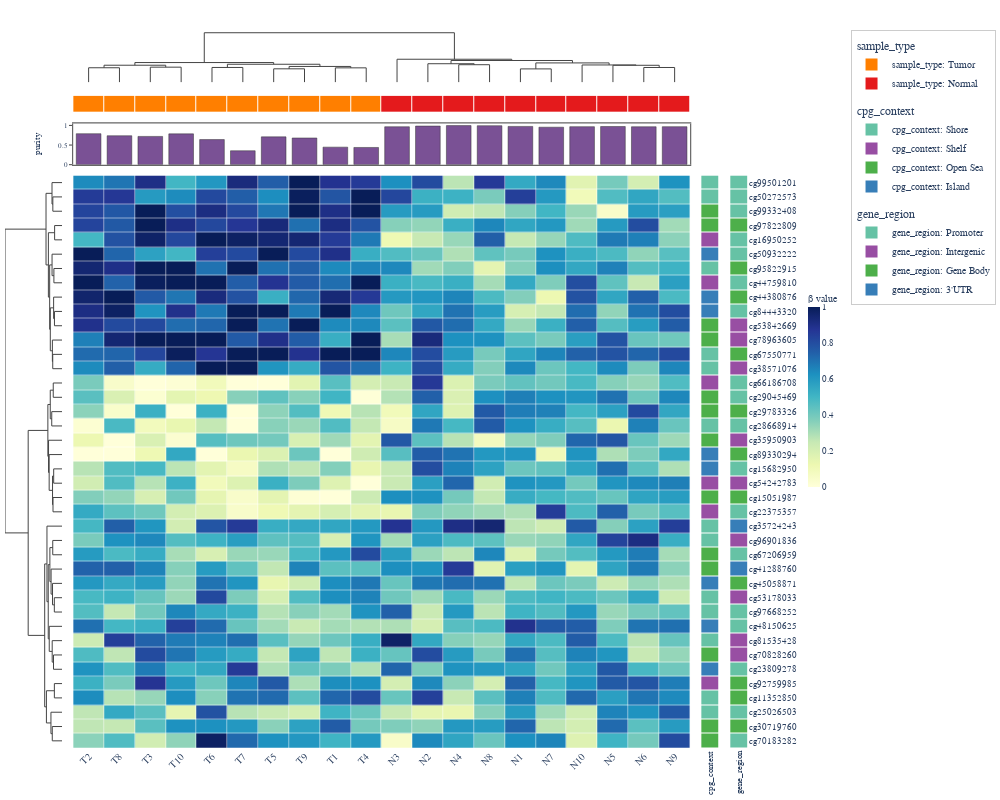

Write notebook code for a chart like this one.
### Code cell
# ---------- 2. DNA Methylation (Epigenomics) ----------
#
# CpG methylation beta values (0 = unmethylated, 1 = fully methylated).
# Simulates differentially methylated regions in cancer.
# Sequential colorscale (YlGnBu) appropriate for 0–1 bounded data.

rng2 = np.random.default_rng(2025)

n_cpg = 40
n_meth_samples = 20

# CpG probe names (Illumina 450K style)
cpg_ids = [f"cg{rng2.integers(10000000, 99999999)}" for _ in range(n_cpg)]

# Sample layout: 10 Normal, 10 Tumor
sample_type = ["Normal"] * 10 + ["Tumor"] * 10
sample_names = [f"N{i+1}" for i in range(10)] + [f"T{i+1}" for i in range(10)]

# CpG context: Island, Shore, Shelf, Open Sea
cpg_context = rng2.choice(["Island", "Shore", "Shelf", "Open Sea"],
                          size=n_cpg, p=[0.35, 0.25, 0.2, 0.2])

# Gene region context
gene_region = rng2.choice(["Promoter", "Gene Body", "3'UTR", "Intergenic"],
                          size=n_cpg, p=[0.4, 0.3, 0.1, 0.2])

# Beta values: baseline around 0.3–0.7, with hyper/hypo-methylation in tumor
beta = rng2.beta(3, 3, size=(n_cpg, n_meth_samples))
# Hypermethylation in tumor for island CpGs (rows 0–14)
beta[:14, 10:] = np.clip(beta[:14, 10:] + 0.35, 0, 1)
# Hypomethylation in tumor for open-sea CpGs (rows 30–39)
beta[30:, 10:] = np.clip(beta[30:, 10:] - 0.30, 0, 1)

df_meth = pd.DataFrame(beta, index=cpg_ids, columns=sample_names)

top_ha2 = HeatmapAnnotation(
    sample_type=sample_type,
    purity={"values": np.concatenate([rng2.uniform(0.95, 1.0, 10),
                                      rng2.uniform(0.3, 0.9, 10)]),
            "type": "bar", "color": "#7A5195"},
)
right_ha2 = HeatmapAnnotation(
    cpg_context=cpg_context.tolist(),
    gene_region=gene_region.tolist(),
    which="row",
)

hm2 = ComplexHeatmap(
    df_meth,
    top_annotation=top_ha2,
    right_annotation=right_ha2,
    colorscale="YlGnBu",
    normalize="none",
    name="\u03b2 value",
    cluster_metric="euclidean",
    width=1000,
    height=800,
)
hm2.to_plotly()

### Figure 1 — Plotly figure (JSON) as saved in the notebook; plotly's stock layout.template omitted (floating-point values rounded to 4 significant figures; data arrays with more than 128 entries replaced by an {"elided": "..."} marker saying what was removed)
{"data": [{"colorbar": {"len": 0.3, "outlinewidth": 0, "thickness": 12, "tickfont": {"family": "Arial, Helvetica, sans-serif", "size": 9}, "title": {"font": {"family": "Arial, Helvetica, sans-serif", "size": 10}, "text": "β value"}, "x": 1.075, "xpad": 4, "y": 0.5}, "colorscale": [[0.0, "rgb(255,255,217)"], [0.125, "rgb(237,248,177)"], [0.25, "rgb(199,233,180)"], [0.375, "rgb(127,205,187)"], [0.5, "rgb(65,182,196)"], [0.625, "rgb(29,145,192)"], [0.75, "rgb(34,94,168)"], [0.875, "rgb(37,52,148)"], [1.0, "rgb(8,29,88)"]], "customdata": {"elided": "40x20x2 str values"}, "hovertemplate": "row: %{customdata[0]}<br>col: %{customdata[1]}<br>value: %{z:.3f}<extra></extra>", "type": "heatmap", "x": [0.0, 1.0, 2.0, 3.0, 4.0, 5.0, 6.0, 7.0, 8.0, 9.0, 10.0, 11.0, 12.0, 13.0, 14.0, 15.0, 16.0, 17.0, 18.0, 19.0], "xaxis": "x5", "xgap": 0.5, "y": [0.0, 1.0, 2.0, 3.0, 4.0, 5.0, 6.0, 7.0, 8.0, 9.0, 10.0, 11.0, 12.0, 13.0, 14.0, 15.0, 16.0, 17.0, 18.0, 19.0, 20.0, 21.0, 22.0, 23.0, 24.0, 25.0, 26.0, 27.0, 28.0, 29.0, 30.0, 31.0, 32.0, 33.0, 34.0, 35.0, 36.0, 37.0, 38.0, 39.0], "yaxis": "y5", "ygap": 0.5, "z": {"elided": "40x20 float values"}}, {"hoverinfo": "none", "line": {"color": "#444444", "width": 1.0}, "mode": "lines", "showlegend": false, "type": "scatter", "x": [0.0, 0.0, 1.0, 1.0], "xaxis": "x", "y": [0.0, 1.363, 1.363, 0.0], "yaxis": "y"}, {"hoverinfo": "none", "line": {"color": "#444444", "width": 1.0}, "mode": "lines", "showlegend": false, "type": "scatter", "x": [2.0, 2.0, 3.0, 3.0], "xaxis": "x", "y": [0.0, 1.419, 1.419, 0.0], "yaxis": "y"}, {"hoverinfo": "none", "line": {"color": "#444444", "width": 1.0}, "mode": "lines", "showlegend": false, "type": "scatter", "x": [0.5, 0.5, 2.5, 2.5], "xaxis": "x", "y": [1.363, 1.603, 1.603, 1.419], "yaxis": "y"}, {"hoverinfo": "none", "line": {"color": "#444444", "width": 1.0}, "mode": "lines", "showlegend": false, "type": "scatter", "x": [4.0, 4.0, 5.0, 5.0], "xaxis": "x", "y": [0.0, 1.39, 1.39, 0.0], "yaxis": "y"}, {"hoverinfo": "none", "line": {"color": "#444444", "width": 1.0}, "mode": "lines", "showlegend": false, "type": "scatter", "x": [6.0, 6.0, 7.0, 7.0], "xaxis": "x", "y": [0.0, 1.261, 1.261, 0.0], "yaxis": "y"}, {"hoverinfo": "none", "line": {"color": "#444444", "width": 1.0}, "mode": "lines", "showlegend": false, "type": "scatter", "x": [8.0, 8.0, 9.0, 9.0], "xaxis": "x", "y": [0.0, 1.354, 1.354, 0.0], "yaxis": "y"}, {"hoverinfo": "none", "line": {"color": "#444444", "width": 1.0}, "mode": "lines", "showlegend": false, "type": "scatter", "x": [6.5, 6.5, 8.5, 8.5], "xaxis": "x", "y": [1.261, 1.487, 1.487, 1.354], "yaxis": "y"}, {"hoverinfo": "none", "line": {"color": "#444444", "width": 1.0}, "mode": "lines", "showlegend": false, "type": "scatter", "x": [4.5, 4.5, 7.5, 7.5], "xaxis": "x", "y": [1.39, 1.694, 1.694, 1.487], "yaxis": "y"}, {"hoverinfo": "none", "line": {"color": "#444444", "width": 1.0}, "mode": "lines", "showlegend": false, "type": "scatter", "x": [1.5, 1.5, 6.0, 6.0], "xaxis": "x", "y": [1.603, 1.855, 1.855, 1.694], "yaxis": "y"}, {"hoverinfo": "none", "line": {"color": "#444444", "width": 1.0}, "mode": "lines", "showlegend": false, "type": "scatter", "x": [12.0, 12.0, 13.0, 13.0], "xaxis": "x", "y": [0.0, 1.651, 1.651, 0.0], "yaxis": "y"}, {"hoverinfo": "none", "line": {"color": "#444444", "width": 1.0}, "mode": "lines", "showlegend": false, "type": "scatter", "x": [11.0, 11.0, 12.5, 12.5], "xaxis": "x", "y": [0.0, 1.744, 1.744, 1.651], "yaxis": "y"}, {"hoverinfo": "none", "line": {"color": "#444444", "width": 1.0}, "mode": "lines", "showlegend": false, "type": "scatter", "x": [14.0, 14.0, 15.0, 15.0], "xaxis": "x", "y": [0.0, 1.254, 1.254, 0.0], "yaxis": "y"}, {"hoverinfo": "none", "line": {"color": "#444444", "width": 1.0}, "mode": "lines", "showlegend": false, "type": "scatter", "x": [18.0, 18.0, 19.0, 19.0], "xaxis": "x", "y": [0.0, 1.388, 1.388, 0.0], "yaxis": "y"}, {"hoverinfo": "none", "line": {"color": "#444444", "width": 1.0}, "mode": "lines", "showlegend": false, "type": "scatter", "x": [17.0, 17.0, 18.5, 18.5], "xaxis": "x", "y": [0.0, 1.597, 1.597, 1.388], "yaxis": "y"}, {"hoverinfo": "none", "line": {"color": "#444444", "width": 1.0}, "mode": "lines", "showlegend": false, "type": "scatter", "x": [16.0, 16.0, 17.75, 17.75], "xaxis": "x", "y": [0.0, 1.628, 1.628, 1.597], "yaxis": "y"}, {"hoverinfo": "none", "line": {"color": "#444444", "width": 1.0}, "mode": "lines", "showlegend": false, "type": "scatter", "x": [14.5, 14.5, 16.88, 16.88], "xaxis": "x", "y": [1.254, 1.821, 1.821, 1.628], "yaxis": "y"}, {"hoverinfo": "none", "line": {"color": "#444444", "width": 1.0}, "mode": "lines", "showlegend": false, "type": "scatter", "x": [11.75, 11.75, 15.69, 15.69], "xaxis": "x", "y": [1.744, 2.052, 2.052, 1.821], "yaxis": "y"}, {"hoverinfo": "none", "line": {"color": "#444444", "width": 1.0}, "mode": "lines", "showlegend": false, "type": "scatter", "x": [10.0, 10.0, 13.72, 13.72], "xaxis": "x", "y": [0.0, 2.17, 2.17, 2.052], "yaxis": "y"}, {"hoverinfo": "none", "line": {"color": "#444444", "width": 1.0}, "mode": "lines", "showlegend": false, "type": "scatter", "x": [3.75, 3.75, 11.86, 11.86], "xaxis": "x", "y": [1.855, 4.685, 4.685, 2.17], "yaxis": "y"}, {"hoverinfo": "none", "line": {"color": "#444444", "width": 1.0}, "mode": "lines", "showlegend": false, "type": "scatter", "x": [-0.0, -0.9336, -0.9336, -0.0], "xaxis": "x4", "y": [1.0, 1.0, 2.0, 2.0], "yaxis": "y4"}, {"hoverinfo": "none", "line": {"color": "#444444", "width": 1.0}, "mode": "lines", "showlegend": false, "type": "scatter", "x": [-0.0, -1.017, -1.017, -0.9336], "xaxis": "x4", "y": [0.0, 0.0, 1.5, 1.5], "yaxis": "y4"}, {"hoverinfo": "none", "line": {"color": "#444444", "width": 1.0}, "mode": "lines", "showlegend": false, "type": "scatter", "x": [-0.0, -0.7529, -0.7529, -0.0], "xaxis": "x4", "y": [3.0, 3.0, 4.0, 4.0], "yaxis": "y4"}, {"hoverinfo": "none", "line": {"color": "#444444", "width": 1.0}, "mode": "lines", "showlegend": false, "type": "scatter", "x": [-0.0, -0.8255, -0.8255, -0.0], "xaxis": "x4", "y": [6.0, 6.0, 7.0, 7.0], "yaxis": "y4"}, {"hoverinfo": "none", "line": {"color": "#444444", "width": 1.0}, "mode": "lines", "showlegend": false, "type": "scatter", "x": [-0.0, -1.012, -1.012, -0.8255], "xaxis": "x4", "y": [5.0, 5.0, 6.5, 6.5], "yaxis": "y4"}, {"hoverinfo": "none", "line": {"color": "#444444", "width": 1.0}, "mode": "lines", "showlegend": false, "type": "scatter", "x": [-0.0, -0.7686, -0.7686, -0.0], "xaxis": "x4", "y": [9.0, 9.0, 10.0, 10.0], "yaxis": "y4"}, {"hoverinfo": "none", "line": {"color": "#444444", "width": 1.0}, "mode": "lines", "showlegend": false, "type": "scatter", "x": [-0.0, -0.855, -0.855, -0.7686], "xaxis": "x4", "y": [8.0, 8.0, 9.5, 9.5], "yaxis": "y4"}, {"hoverinfo": "none", "line": {"color": "#444444", "width": 1.0}, "mode": "lines", "showlegend": false, "type": "scatter", "x": [-0.0, -0.9435, -0.9435, -0.0], "xaxis": "x4", "y": [12.0, 12.0, 13.0, 13.0], "yaxis": "y4"}, {"hoverinfo": "none", "line": {"color": "#444444", "width": 1.0}, "mode": "lines", "showlegend": false, "type": "scatter", "x": [-0.0, -0.9791, -0.9791, -0.9435], "xaxis": "x4", "y": [11.0, 11.0, 12.5, 12.5], "yaxis": "y4"}, {"hoverinfo": "none", "line": {"color": "#444444", "width": 1.0}, "mode": "lines", "showlegend": false, "type": "scatter", "x": [-0.855, -1.19, -1.19, -0.9791], "xaxis": "x4", "y": [8.75, 8.75, 11.75, 11.75], "yaxis": "y4"}, {"hoverinfo": "none", "line": {"color": "#444444", "width": 1.0}, "mode": "lines", "showlegend": false, "type": "scatter", "x": [-1.012, -1.255, -1.255, -1.19], "xaxis": "x4", "y": [5.75, 5.75, 10.25, 10.25], "yaxis": "y4"}, {"hoverinfo": "none", "line": {"color": "#444444", "width": 1.0}, "mode": "lines", "showlegend": false, "type": "scatter", "x": [-0.7529, -1.385, -1.385, -1.255], "xaxis": "x4", "y": [3.5, 3.5, 8.0, 8.0], "yaxis": "y4"}, {"hoverinfo": "none", "line": {"color": "#444444", "width": 1.0}, "mode": "lines", "showlegend": false, "type": "scatter", "x": [-1.017, -1.624, -1.624, -1.385], "xaxis": "x4", "y": [0.75, 0.75, 5.75, 5.75], "yaxis": "y4"}, {"hoverinfo": "none", "line": {"color": "#444444", "width": 1.0}, "mode": "lines", "showlegend": false, "type": "scatter", "x": [-0.0, -0.8924, -0.8924, -0.0], "xaxis": "x4", "y": [14.0, 14.0, 15.0, 15.0], "yaxis": "y4"}, {"hoverinfo": "none", "line": {"color": "#444444", "width": 1.0}, "mode": "lines", "showlegend": false, "type": "scatter", "x": [-0.0, -1.044, -1.044, -0.0], "xaxis": "x4", "y": [16.0, 16.0, 17.0, 17.0], "yaxis": "y4"}, {"hoverinfo": "none", "line": {"color": "#444444", "width": 1.0}, "mode": "lines", "showlegend": false, "type": "scatter", "x": [-0.8924, -1.195, -1.195, -1.044], "xaxis": "x4", "y": [14.5, 14.5, 16.5, 16.5], "yaxis": "y4"}, {"hoverinfo": "none", "line": {"color": "#444444", "width": 1.0}, "mode": "lines", "showlegend": false, "type": "scatter", "x": [-0.0, -0.8476, -0.8476, -0.0], "xaxis": "x4", "y": [20.0, 20.0, 21.0, 21.0], "yaxis": "y4"}, {"hoverinfo": "none", "line": {"color": "#444444", "width": 1.0}, "mode": "lines", "showlegend": false, "type": "scatter", "x": [-0.0, -0.9157, -0.9157, -0.0], "xaxis": "x4", "y": [22.0, 22.0, 23.0, 23.0], "yaxis": "y4"}, {"hoverinfo": "none", "line": {"color": "#444444", "width": 1.0}, "mode": "lines", "showlegend": false, "type": "scatter", "x": [-0.8476, -0.9632, -0.9632, -0.9157], "xaxis": "x4", "y": [20.5, 20.5, 22.5, 22.5], "yaxis": "y4"}, {"hoverinfo": "none", "line": {"color": "#444444", "width": 1.0}, "mode": "lines", "showlegend": false, "type": "scatter", "x": [-0.0, -1.306, -1.306, -0.9632], "xaxis": "x4", "y": [19.0, 19.0, 21.5, 21.5], "yaxis": "y4"}, {"hoverinfo": "none", "line": {"color": "#444444", "width": 1.0}, "mode": "lines", "showlegend": false, "type": "scatter", "x": [-0.0, -1.368, -1.368, -1.306], "xaxis": "x4", "y": [18.0, 18.0, 20.25, 20.25], "yaxis": "y4"}, {"hoverinfo": "none", "line": {"color": "#444444", "width": 1.0}, "mode": "lines", "showlegend": false, "type": "scatter", "x": [-1.195, -1.437, -1.437, -1.368], "xaxis": "x4", "y": [15.5, 15.5, 19.12, 19.12], "yaxis": "y4"}, {"hoverinfo": "none", "line": {"color": "#444444", "width": 1.0}, "mode": "lines", "showlegend": false, "type": "scatter", "x": [-0.0, -0.9426, -0.9426, -0.0], "xaxis": "x4", "y": [25.0, 25.0, 26.0, 26.0], "yaxis": "y4"}, {"hoverinfo": "none", "line": {"color": "#444444", "width": 1.0}, "mode": "lines", "showlegend": false, "type": "scatter", "x": [-0.0, -0.7806, -0.7806, -0.0], "xaxis": "x4", "y": [29.0, 29.0, 30.0, 30.0], "yaxis": "y4"}, {"hoverinfo": "none", "line": {"color": "#444444", "width": 1.0}, "mode": "lines", "showlegend": false, "type": "scatter", "x": [-0.0, -0.9658, -0.9658, -0.7806], "xaxis": "x4", "y": [28.0, 28.0, 29.5, 29.5], "yaxis": "y4"}, {"hoverinfo": "none", "line": {"color": "#444444", "width": 1.0}, "mode": "lines", "showlegend": false, "type": "scatter", "x": [-0.0, -1.11, -1.11, -0.9658], "xaxis": "x4", "y": [27.0, 27.0, 28.75, 28.75], "yaxis": "y4"}, {"hoverinfo": "none", "line": {"color": "#444444", "width": 1.0}, "mode": "lines", "showlegend": false, "type": "scatter", "x": [-0.9426, -1.232, -1.232, -1.11], "xaxis": "x4", "y": [25.5, 25.5, 27.88, 27.88], "yaxis": "y4"}, {"hoverinfo": "none", "line": {"color": "#444444", "width": 1.0}, "mode": "lines", "showlegend": false, "type": "scatter", "x": [-0.0, -0.8662, -0.8662, -0.0], "xaxis": "x4", "y": [33.0, 33.0, 34.0, 34.0], "yaxis": "y4"}, {"hoverinfo": "none", "line": {"color": "#444444", "width": 1.0}, "mode": "lines", "showlegend": false, "type": "scatter", "x": [-0.0, -0.9982, -0.9982, -0.8662], "xaxis": "x4", "y": [32.0, 32.0, 33.5, 33.5], "yaxis": "y4"}, {"hoverinfo": "none", "line": {"color": "#444444", "width": 1.0}, "mode": "lines", "showlegend": false, "type": "scatter", "x": [-0.0, -1.298, -1.298, -0.9982], "xaxis": "x4", "y": [31.0, 31.0, 32.75, 32.75], "yaxis": "y4"}, {"hoverinfo": "none", "line": {"color": "#444444", "width": 1.0}, "mode": "lines", "showlegend": false, "type": "scatter", "x": [-1.232, -1.398, -1.398, -1.298], "xaxis": "x4", "y": [26.69, 26.69, 31.88, 31.88], "yaxis": "y4"}, {"hoverinfo": "none", "line": {"color": "#444444", "width": 1.0}, "mode": "lines", "showlegend": false, "type": "scatter", "x": [-0.0, -1.528, -1.528, -1.398], "xaxis": "x4", "y": [24.0, 24.0, 29.28, 29.28], "yaxis": "y4"}, {"hoverinfo": "none", "line": {"color": "#444444", "width": 1.0}, "mode": "lines", "showlegend": false, "type": "scatter", "x": [-0.0, -0.7794, -0.7794, -0.0], "xaxis": "x4", "y": [35.0, 35.0, 36.0, 36.0], "yaxis": "y4"}, {"hoverinfo": "none", "line": {"color": "#444444", "width": 1.0}, "mode": "lines", "showlegend": false, "type": "scatter", "x": [-0.0, -0.9895, -0.9895, -0.0], "xaxis": "x4", "y": [38.0, 38.0, 39.0, 39.0], "yaxis": "y4"}, {"hoverinfo": "none", "line": {"color": "#444444", "width": 1.0}, "mode": "lines", "showlegend": false, "type": "scatter", "x": [-0.0, -1.125, -1.125, -0.9895], "xaxis": "x4", "y": [37.0, 37.0, 38.5, 38.5], "yaxis": "y4"}, {"hoverinfo": "none", "line": {"color": "#444444", "width": 1.0}, "mode": "lines", "showlegend": false, "type": "scatter", "x": [-0.7794, -1.584, -1.584, -1.125], "xaxis": "x4", "y": [35.5, 35.5, 37.75, 37.75], "yaxis": "y4"}, {"hoverinfo": "none", "line": {"color": "#444444", "width": 1.0}, "mode": "lines", "showlegend": false, "type": "scatter", "x": [-1.528, -1.757, -1.757, -1.584], "xaxis": "x4", "y": [26.64, 26.64, 36.62, 36.62], "yaxis": "y4"}, {"hoverinfo": "none", "line": {"color": "#444444", "width": 1.0}, "mode": "lines", "showlegend": false, "type": "scatter", "x": [-1.437, -3.431, -3.431, -1.757], "xaxis": "x4", "y": [17.31, 17.31, 31.63, 31.63], "yaxis": "y4"}, {"hoverinfo": "none", "line": {"color": "#444444", "width": 1.0}, "mode": "lines", "showlegend": false, "type": "scatter", "x": [-1.624, -5.779, -5.779, -3.431], "xaxis": "x4", "y": [3.25, 3.25, 24.47, 24.47], "yaxis": "y4"}, {"colorscale": [[0.0, "#E41A1C"], [0.5, "#E41A1C"], [0.5, "#FF7F00"], [1.0, "#FF7F00"]], "customdata": [["Tumor", "Tumor", "Tumor", "Tumor", "Tumor", "Tumor", "Tumor", "Tumor", "Tumor", "Tumor", "Normal", "Normal", "Normal", "Normal", "Normal", "Normal", "Normal", "Normal", "Normal", "Normal"]], "hovertemplate": "sample_type: %{customdata}<extra></extra>", "showscale": false, "type": "heatmap", "x": [0.0, 1.0, 2.0, 3.0, 4.0, 5.0, 6.0, 7.0, 8.0, 9.0, 10.0, 11.0, 12.0, 13.0, 14.0, 15.0, 16.0, 17.0, 18.0, 19.0], "xaxis": "x2", "xgap": 1, "y": ["sample_type"], "yaxis": "y2", "ygap": 1, "z": [[1, 1, 1, 1, 1, 1, 1, 1, 1, 1, 0, 0, 0, 0, 0, 0, 0, 0, 0, 0]], "zmax": 1.5, "zmin": -0.5}, {"hovertemplate": "purity: %{y:.2f}<extra></extra>", "marker": {"color": "#7A5195", "line": {"color": "#333333", "width": 0.5}}, "name": "purity", "showlegend": false, "type": "bar", "x": [0.0, 1.0, 2.0, 3.0, 4.0, 5.0, 6.0, 7.0, 8.0, 9.0, 10.0, 11.0, 12.0, 13.0, 14.0, 15.0, 16.0, 17.0, 18.0, 19.0], "xaxis": "x3", "y": [0.7886, 0.7371, 0.72, 0.7851, 0.6397, 0.3545, 0.7086, 0.6799, 0.4469, 0.4385, 0.9661, 0.9838, 0.9956, 0.9928, 0.9747, 0.9547, 0.968, 0.972, 0.9662, 0.9677], "yaxis": "y3"}, {"colorscale": [[0.0, "#377EB8"], [0.25, "#377EB8"], [0.25, "#4DAF4A"], [0.5, "#4DAF4A"], [0.5, "#984EA3"], [0.75, "#984EA3"], [0.75, "#66C2A5"], [1.0, "#66C2A5"]], "customdata": [["Shore"], ["Shore"], ["Open Sea"], ["Open Sea"], ["Shelf"], ["Island"], ["Shore"], ["Shelf"], ["Island"], ["Island"], ["Open Sea"], ["Open Sea"], ["Shore"], ["Shore"], ["Shelf"], ["Open Sea"], ["Open Sea"], ["Shore"], ["Open Sea"], ["Island"], ["Island"], ["Shelf"], ["Open Sea"], ["Shelf"], ["Shore"], ["Shore"], ["Open Sea"], ["Open Sea"], ["Island"], ["Shore"], ["Shore"], ["Island"], ["Shore"], ["Open Sea"], ["Island"], ["Shelf"], ["Shore"], ["Shore"], ["Open Sea"], ["Open Sea"]], "hovertemplate": "cpg_context: %{customdata}<extra></extra>", "showscale": false, "type": "heatmap", "x": ["cpg_context"], "xaxis": "x6", "xgap": 1, "y": [0.0, 1.0, 2.0, 3.0, 4.0, 5.0, 6.0, 7.0, 8.0, 9.0, 10.0, 11.0, 12.0, 13.0, 14.0, 15.0, 16.0, 17.0, 18.0, 19.0, 20.0, 21.0, 22.0, 23.0, 24.0, 25.0, 26.0, 27.0, 28.0, 29.0, 30.0, 31.0, 32.0, 33.0, 34.0, 35.0, 36.0, 37.0, 38.0, 39.0], "yaxis": "y6", "ygap": 1, "z": [[3], [3], [1], [1], [2], [0], [3], [2], [0], [0], [1], [1], [3], [3], [2], [1], [1], [3], [1], [0], [0], [2], [1], [2], [3], [3], [1], [1], [0], [3], [3], [0], [3], [1], [0], [2], [3], [3], [1], [1]], "zmax": 3.5, "zmin": -0.5}, {"colorscale": [[0.0, "#377EB8"], [0.25, "#377EB8"], [0.25, "#4DAF4A"], [0.5, "#4DAF4A"], [0.5, "#984EA3"], [0.75, "#984EA3"], [0.75, "#66C2A5"], [1.0, "#66C2A5"]], "customdata": [["Promoter"], ["Promoter"], ["Promoter"], ["Gene Body"], ["Promoter"], ["Promoter"], ["Gene Body"], ["Promoter"], ["Gene Body"], ["Promoter"], ["Intergenic"], ["Intergenic"], ["Gene Body"], ["Intergenic"], ["Promoter"], ["Promoter"], ["Gene Body"], ["Promoter"], ["Intergenic"], ["Gene Body"], ["Promoter"], ["Intergenic"], ["Gene Body"], ["Promoter"], ["3'UTR"], ["Intergenic"], ["Promoter"], ["3'UTR"], ["Gene Body"], ["Intergenic"], ["Promoter"], ["Promoter"], ["Intergenic"], ["Intergenic"], ["Promoter"], ["Gene Body"], ["Gene Body"], ["Promoter"], ["Gene Body"], ["Promoter"]], "hovertemplate": "gene_region: %{customdata}<extra></extra>", "showscale": false, "type": "heatmap", "x": ["gene_region"], "xaxis": "x7", "xgap": 1, "y": [0.0, 1.0, 2.0, 3.0, 4.0, 5.0, 6.0, 7.0, 8.0, 9.0, 10.0, 11.0, 12.0, 13.0, 14.0, 15.0, 16.0, 17.0, 18.0, 19.0, 20.0, 21.0, 22.0, 23.0, 24.0, 25.0, 26.0, 27.0, 28.0, 29.0, 30.0, 31.0, 32.0, 33.0, 34.0, 35.0, 36.0, 37.0, 38.0, 39.0], "yaxis": "y7", "ygap": 1, "z": [[3], [3], [3], [1], [3], [3], [1], [3], [1], [3], [2], [2], [1], [2], [3], [3], [1], [3], [2], [1], [3], [2], [1], [3], [0], [2], [3], [0], [1], [2], [3], [3], [2], [2], [3], [1], [1], [3], [1], [3]], "zmax": 3.5, "zmin": -0.5}, {"legendgroup": "sample_type", "legendgrouptitle": {"text": "sample_type"}, "marker": {"color": "#E41A1C", "size": 10, "symbol": "square"}, "mode": "markers", "name": "sample_type: Normal", "showlegend": true, "type": "scatter", "x": [null], "y": [null]}, {"legendgroup": "sample_type", "legendgrouptitle": {"text": "sample_type"}, "marker": {"color": "#FF7F00", "size": 10, "symbol": "square"}, "mode": "markers", "name": "sample_type: Tumor", "showlegend": true, "type": "scatter", "x": [null], "y": [null]}, {"legendgroup": "cpg_context", "legendgrouptitle": {"text": "cpg_context"}, "marker": {"color": "#377EB8", "size": 10, "symbol": "square"}, "mode": "markers", "name": "cpg_context: Island", "showlegend": true, "type": "scatter", "x": [null], "y": [null]}, {"legendgroup": "cpg_context", "legendgrouptitle": {"text": "cpg_context"}, "marker": {"color": "#4DAF4A", "size": 10, "symbol": "square"}, "mode": "markers", "name": "cpg_context: Open Sea", "showlegend": true, "type": "scatter", "x": [null], "y": [null]}, {"legendgroup": "cpg_context", "legendgrouptitle": {"text": "cpg_context"}, "marker": {"color": "#984EA3", "size": 10, "symbol": "square"}, "mode": "markers", "name": "cpg_context: Shelf", "showlegend": true, "type": "scatter", "x": [null], "y": [null]}, {"legendgroup": "cpg_context", "legendgrouptitle": {"text": "cpg_context"}, "marker": {"color": "#66C2A5", "size": 10, "symbol": "square"}, "mode": "markers", "name": "cpg_context: Shore", "showlegend": true, "type": "scatter", "x": [null], "y": [null]}, {"legendgroup": "gene_region", "legendgrouptitle": {"text": "gene_region"}, "marker": {"color": "#377EB8", "size": 10, "symbol": "square"}, "mode": "markers", "name": "gene_region: 3'UTR", "showlegend": true, "type": "scatter", "x": [null], "y": [null]}, {"legendgroup": "gene_region", "legendgrouptitle": {"text": "gene_region"}, "marker": {"color": "#4DAF4A", "size": 10, "symbol": "square"}, "mode": "markers", "name": "gene_region: Gene Body", "showlegend": true, "type": "scatter", "x": [null], "y": [null]}, {"legendgroup": "gene_region", "legendgrouptitle": {"text": "gene_region"}, "marker": {"color": "#984EA3", "size": 10, "symbol": "square"}, "mode": "markers", "name": "gene_region: Intergenic", "showlegend": true, "type": "scatter", "x": [null], "y": [null]}, {"legendgroup": "gene_region", "legendgrouptitle": {"text": "gene_region"}, "marker": {"color": "#66C2A5", "size": 10, "symbol": "square"}, "mode": "markers", "name": "gene_region: Promoter", "showlegend": true, "type": "scatter", "x": [null], "y": [null]}], "layout": {"barmode": "stack", "font": {"family": "Arial, Helvetica, sans-serif", "size": 11}, "height": 800, "legend": {"bgcolor": "rgba(255,255,255,0.8)", "bordercolor": "#cccccc", "borderwidth": 1, "font": {"family": "Arial, Helvetica, sans-serif", "size": 10}, "itemsizing": "constant", "tracegroupgap": 8, "x": 1.138, "xanchor": "left", "y": 1.0, "yanchor": "top"}, "margin": {"b": 5, "l": 5, "r": 250, "t": 30}, "paper_bgcolor": "white", "plot_bgcolor": "rgba(0,0,0,0)", "width": 1000, "xaxis": {"anchor": "y", "domain": [0.09178, 0.922], "matches": "x5", "showgrid": false, "showline": false, "showticklabels": false, "zeroline": false}, "xaxis2": {"anchor": "y2", "domain": [0.09178, 0.922], "matches": "x5", "showgrid": false, "showline": false, "showticklabels": false, "zeroline": false}, "xaxis3": {"anchor": "y3", "domain": [0.09178, 0.922], "linecolor": "#666666", "linewidth": 1.2, "matches": "x5", "mirror": true, "showgrid": false, "showline": true, "showticklabels": false, "zeroline": false}, "xaxis4": {"anchor": "y4", "domain": [0.0, 0.07678], "showgrid": false, "showline": false, "showticklabels": false, "zeroline": false}, "xaxis5": {"anchor": "y5", "domain": [0.09178, 0.922], "showgrid": false, "showline": false, "showticklabels": true, "side": "bottom", "tickangle": -45, "tickfont": {"family": "Arial, Helvetica, sans-serif", "size": 10}, "ticktext": ["T2", "T8", "T3", "T10", "T6", "T7", "T5", "T9", "T1", "T4", "N3", "N2", "N4", "N8", "N1", "N7", "N10", "N5", "N6", "N9"], "tickvals": [0, 1, 2, 3, 4, 5, 6, 7, 8, 9, 10, 11, 12, 13, 14, 15, 16, 17, 18, 19], "zeroline": false}, "xaxis6": {"anchor": "y6", "domain": [0.937, 0.961], "showgrid": false, "showline": false, "showticklabels": true, "tickangle": -90, "tickfont": {"family": "Arial, Helvetica, sans-serif", "size": 9}, "ticktext": ["cpg_context"], "tickvals": ["cpg_context"], "zeroline": false}, "xaxis7": {"anchor": "y7", "domain": [0.976, 1.0], "showgrid": false, "showline": false, "showticklabels": true, "tickangle": -90, "tickfont": {"family": "Arial, Helvetica, sans-serif", "size": 9}, "ticktext": ["gene_region"], "tickvals": ["gene_region"], "zeroline": false}, "yaxis": {"anchor": "x", "domain": [0.9236, 1.0], "showgrid": false, "showline": false, "showticklabels": false, "zeroline": false}, "yaxis2": {"anchor": "x2", "domain": [0.8847, 0.9086], "showgrid": false, "showline": false, "showticklabels": false, "zeroline": false}, "yaxis3": {"anchor": "x3", "domain": [0.8124, 0.8697], "linecolor": "#666666", "linewidth": 1.2, "mirror": true, "showgrid": false, "showline": true, "showticklabels": true, "tickfont": {"family": "Arial, Helvetica, sans-serif", "size": 7}, "ticklen": 3, "ticks": "outside", "title": {"font": {"family": "Arial, Helvetica, sans-serif", "size": 9}, "text": "purity"}, "zeroline": false}, "yaxis4": {"anchor": "x4", "autorange": false, "domain": [0.0, 0.7974], "range": [39.5, -0.5], "showgrid": false, "showline": false, "showticklabels": false, "zeroline": false}, "yaxis5": {"anchor": "x5", "autorange": false, "domain": [0.0, 0.7974], "matches": "y4", "range": [39.5, -0.5], "showgrid": false, "showline": false, "showticklabels": false, "zeroline": false}, "yaxis6": {"anchor": "x6", "autorange": false, "domain": [0.0, 0.7974], "matches": "y4", "range": [39.5, -0.5], "showgrid": false, "showline": false, "showticklabels": false, "zeroline": false}, "yaxis7": {"anchor": "x7", "autorange": false, "domain": [0.0, 0.7974], "matches": "y4", "range": [39.5, -0.5], "showgrid": false, "showline": false, "showticklabels": true, "side": "right", "tickfont": {"family": "Arial, Helvetica, sans-serif", "size": 9}, "ticktext": ["cg99501201", "cg50272573", "cg99332408", "cg97822809", "cg16950252", "cg50932222", "cg95822915", "cg44759810", "cg44380876", "cg84443320", "cg53842669", "cg78963605", "cg67550771", "cg38571076", "cg66186708", "cg29045469", "cg29783326", "cg28668914", "cg35950903", "cg89330294", "cg15682950", "cg54242783", "cg15051987", "cg22375357", "cg35724243", "cg96901836", "cg67206959", "cg41288760", "cg45058871", "cg53178033", "cg97668252", "cg48150625", "cg81535428", "cg70828260", "cg23809278", "cg92759985", "cg11352850", "cg25026503", "cg30719760", "cg70183282"], "tickvals": [0, 1, 2, 3, 4, 5, 6, 7, 8, 9, 10, 11, 12, 13, 14, 15, 16, 17, 18, 19, 20, 21, 22, 23, 24, 25, 26, 27, 28, 29, 30, 31, 32, 33, 34, 35, 36, 37, 38, 39], "zeroline": false}}}
